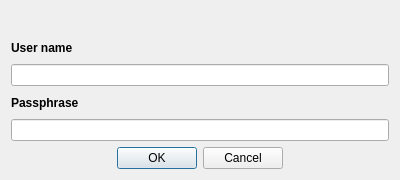
<?xml version="1.0" encoding="UTF-8"?>
<ui version="4.0">
 <class>Credentials</class>
 <widget class="QDialog" name="Credentials">
  <property name="windowModality">
   <enum>Qt::WindowModal</enum>
  </property>
  <property name="geometry">
   <rect>
    <x>0</x>
    <y>0</y>
    <width>400</width>
    <height>180</height>
   </rect>
  </property>
  <property name="sizePolicy">
   <sizepolicy hsizetype="Preferred" vsizetype="Maximum">
    <horstretch>0</horstretch>
    <verstretch>0</verstretch>
   </sizepolicy>
  </property>
  <property name="windowTitle">
   <string>Credentials</string>
  </property>
  <property name="modal">
   <bool>true</bool>
  </property>
  <layout class="QVBoxLayout" name="verticalLayout">
   <item>
    <widget class="QLabel" name="requestLabel">
     <property name="text">
      <string/>
     </property>
    </widget>
   </item>
   <item>
    <widget class="QLabel" name="userNameLabel">
     <property name="font">
      <font>
       <weight>75</weight>
       <bold>true</bold>
      </font>
     </property>
     <property name="text">
      <string>User name</string>
     </property>
    </widget>
   </item>
   <item>
    <widget class="QLineEdit" name="userNameLineEdit"/>
   </item>
   <item>
    <widget class="QLabel" name="passphraseLabel">
     <property name="font">
      <font>
       <weight>75</weight>
       <bold>true</bold>
      </font>
     </property>
     <property name="text">
      <string>Passphrase</string>
     </property>
    </widget>
   </item>
   <item>
    <widget class="QLineEdit" name="passphraseLineEdit">
     <property name="echoMode">
      <enum>QLineEdit::Password</enum>
     </property>
    </widget>
   </item>
   <item>
    <widget class="QDialogButtonBox" name="dialogButtons">
     <property name="standardButtons">
      <set>QDialogButtonBox::Cancel|QDialogButtonBox::Ok</set>
     </property>
     <property name="centerButtons">
      <bool>true</bool>
     </property>
    </widget>
   </item>
  </layout>
 </widget>
 <resources/>
 <connections/>
</ui>
